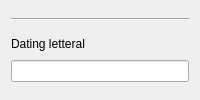
           <widget class="QWidget" name="tab_5">
            <attribute name="title">
             <string>Dating</string>
            </attribute>
            <layout class="QGridLayout" name="gridLayout_17">
             <item row="1" column="0">
              <layout class="QGridLayout" name="gridLayout_16">
               <item row="0" column="0">
                <widget class="QLabel" name="label_95">
                 <property name="sizePolicy">
                  <sizepolicy hsizetype="Expanding" vsizetype="Preferred">
                   <horstretch>0</horstretch>
                   <verstretch>0</verstretch>
                  </sizepolicy>
                 </property>
                 <property name="minimumSize">
                  <size>
                   <width>0</width>
                   <height>20</height>
                  </size>
                 </property>
                 <property name="maximumSize">
                  <size>
                   <width>16777215</width>
                   <height>20</height>
                  </size>
                 </property>
                 <property name="text">
                  <string>Dating letteral</string>
                 </property>
                </widget>
               </item>
               <item row="1" column="0">
                <widget class="QLineEdit" name="lineEdit_dating">
                 <property name="sizePolicy">
                  <sizepolicy hsizetype="Expanding" vsizetype="Fixed">
                   <horstretch>0</horstretch>
                   <verstretch>0</verstretch>
                  </sizepolicy>
                 </property>
                </widget>
               </item>
              </layout>
             </item>
             <item row="0" column="0">
              <widget class="Line" name="line_2">
               <property name="orientation">
                <enum>Qt::Horizontal</enum>
               </property>
              </widget>
             </item>
            </layout>
           </widget>
